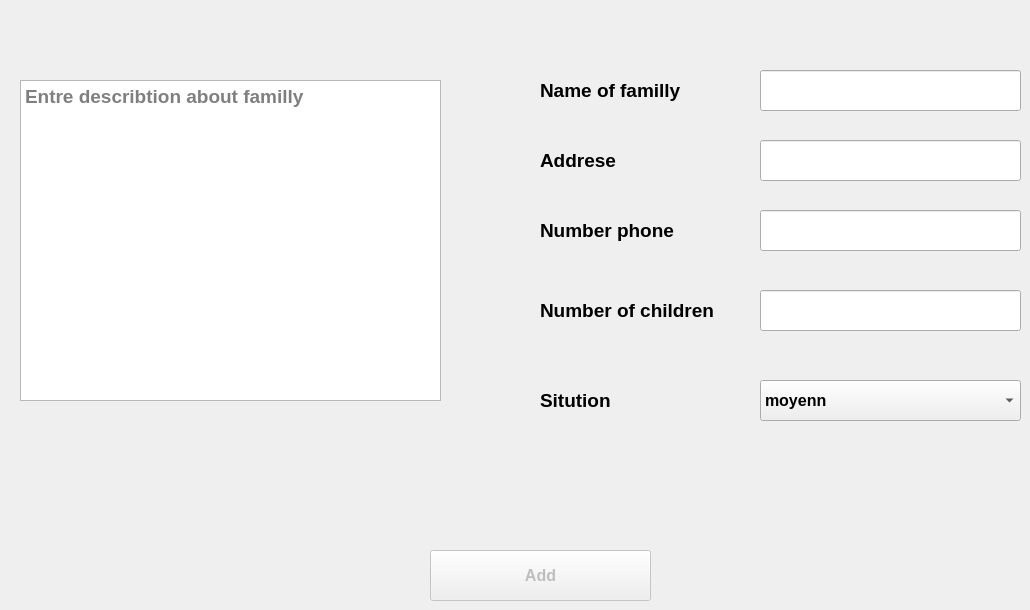
      <widget class="QWidget" name="tab_10">
       <attribute name="title">
        <string>Add Familly</string>
       </attribute>
       <widget class="QLabel" name="label_12">
        <property name="geometry">
         <rect>
          <x>540</x>
          <y>210</y>
          <width>201</width>
          <height>41</height>
         </rect>
        </property>
        <property name="font">
         <font>
          <pointsize>14</pointsize>
          <weight>75</weight>
          <bold>true</bold>
         </font>
        </property>
        <property name="text">
         <string>Number phone</string>
        </property>
       </widget>
       <widget class="QLabel" name="label_13">
        <property name="geometry">
         <rect>
          <x>540</x>
          <y>290</y>
          <width>211</width>
          <height>41</height>
         </rect>
        </property>
        <property name="font">
         <font>
          <pointsize>14</pointsize>
          <weight>75</weight>
          <bold>true</bold>
         </font>
        </property>
        <property name="text">
         <string>Number of children</string>
        </property>
       </widget>
       <widget class="QPushButton" name="pushButton_11">
        <property name="enabled">
         <bool>false</bool>
        </property>
        <property name="geometry">
         <rect>
          <x>430</x>
          <y>550</y>
          <width>221</width>
          <height>51</height>
         </rect>
        </property>
        <property name="font">
         <font>
          <pointsize>12</pointsize>
          <weight>75</weight>
          <bold>true</bold>
         </font>
        </property>
        <property name="text">
         <string>Add</string>
        </property>
        <property name="icon">
         <iconset>
          <normaloff>icons/add.png</normaloff>icons/add.png</iconset>
        </property>
        <property name="iconSize">
         <size>
          <width>48</width>
          <height>48</height>
         </size>
        </property>
       </widget>
       <widget class="QLabel" name="label_14">
        <property name="geometry">
         <rect>
          <x>540</x>
          <y>140</y>
          <width>211</width>
          <height>41</height>
         </rect>
        </property>
        <property name="font">
         <font>
          <pointsize>14</pointsize>
          <weight>75</weight>
          <bold>true</bold>
         </font>
        </property>
        <property name="text">
         <string>Addrese</string>
        </property>
       </widget>
       <widget class="QLabel" name="label_15">
        <property name="geometry">
         <rect>
          <x>540</x>
          <y>70</y>
          <width>211</width>
          <height>41</height>
         </rect>
        </property>
        <property name="font">
         <font>
          <pointsize>14</pointsize>
          <weight>75</weight>
          <bold>true</bold>
         </font>
        </property>
        <property name="text">
         <string>Name of familly</string>
        </property>
       </widget>
       <widget class="QLineEdit" name="lineEdit_14">
        <property name="geometry">
         <rect>
          <x>760</x>
          <y>70</y>
          <width>261</width>
          <height>41</height>
         </rect>
        </property>
        <property name="font">
         <font>
          <pointsize>11</pointsize>
          <weight>75</weight>
          <bold>true</bold>
         </font>
        </property>
        <property name="text">
         <string/>
        </property>
        <property name="placeholderText">
         <string/>
        </property>
       </widget>
       <widget class="QLineEdit" name="lineEdit_15">
        <property name="geometry">
         <rect>
          <x>760</x>
          <y>290</y>
          <width>261</width>
          <height>41</height>
         </rect>
        </property>
        <property name="font">
         <font>
          <pointsize>11</pointsize>
          <weight>75</weight>
          <bold>true</bold>
         </font>
        </property>
        <property name="text">
         <string/>
        </property>
       </widget>
       <widget class="QLineEdit" name="lineEdit_16">
        <property name="geometry">
         <rect>
          <x>760</x>
          <y>140</y>
          <width>261</width>
          <height>41</height>
         </rect>
        </property>
        <property name="font">
         <font>
          <pointsize>11</pointsize>
          <weight>75</weight>
          <bold>true</bold>
         </font>
        </property>
        <property name="text">
         <string/>
        </property>
       </widget>
       <widget class="QLineEdit" name="lineEdit_17">
        <property name="geometry">
         <rect>
          <x>760</x>
          <y>210</y>
          <width>261</width>
          <height>41</height>
         </rect>
        </property>
        <property name="font">
         <font>
          <pointsize>11</pointsize>
          <weight>75</weight>
          <bold>true</bold>
         </font>
        </property>
        <property name="text">
         <string/>
        </property>
       </widget>
       <widget class="QLabel" name="label_16">
        <property name="geometry">
         <rect>
          <x>540</x>
          <y>380</y>
          <width>221</width>
          <height>41</height>
         </rect>
        </property>
        <property name="font">
         <font>
          <pointsize>14</pointsize>
          <weight>75</weight>
          <bold>true</bold>
         </font>
        </property>
        <property name="text">
         <string>Sitution</string>
        </property>
       </widget>
       <widget class="QTextEdit" name="textEdit">
        <property name="geometry">
         <rect>
          <x>20</x>
          <y>80</y>
          <width>421</width>
          <height>321</height>
         </rect>
        </property>
        <property name="font">
         <font>
          <pointsize>14</pointsize>
          <weight>75</weight>
          <bold>true</bold>
         </font>
        </property>
        <property name="styleSheet">
         <string notr="true"/>
        </property>
        <property name="html">
         <string>&lt;!DOCTYPE HTML PUBLIC &quot;-//W3C//DTD HTML 4.0//EN&quot; &quot;http://www.w3.org/TR/REC-html40/strict.dtd&quot;&gt;
&lt;html&gt;&lt;head&gt;&lt;meta name=&quot;qrichtext&quot; content=&quot;1&quot; /&gt;&lt;style type=&quot;text/css&quot;&gt;
p, li { white-space: pre-wrap; }
&lt;/style&gt;&lt;/head&gt;&lt;body style=&quot; font-family:'MS Shell Dlg 2'; font-size:14pt; font-weight:600; font-style:normal;&quot;&gt;
&lt;p style=&quot;-qt-paragraph-type:empty; margin-top:0px; margin-bottom:0px; margin-left:0px; margin-right:0px; -qt-block-indent:0; text-indent:0px; font-size:8.25pt; font-weight:400;&quot;&gt;&lt;br /&gt;&lt;/p&gt;&lt;/body&gt;&lt;/html&gt;</string>
        </property>
        <property name="placeholderText">
         <string>Entre describtion about familly</string>
        </property>
       </widget>
       <widget class="QComboBox" name="comboBox_3">
        <property name="geometry">
         <rect>
          <x>760</x>
          <y>380</y>
          <width>261</width>
          <height>41</height>
         </rect>
        </property>
        <property name="font">
         <font>
          <pointsize>12</pointsize>
          <weight>75</weight>
          <bold>true</bold>
         </font>
        </property>
        <item>
         <property name="text">
          <string>moyenn</string>
         </property>
        </item>
        <item>
         <property name="text">
          <string>bad</string>
         </property>
        </item>
        <item>
         <property name="text">
          <string>very bad</string>
         </property>
        </item>
       </widget>
      </widget>
